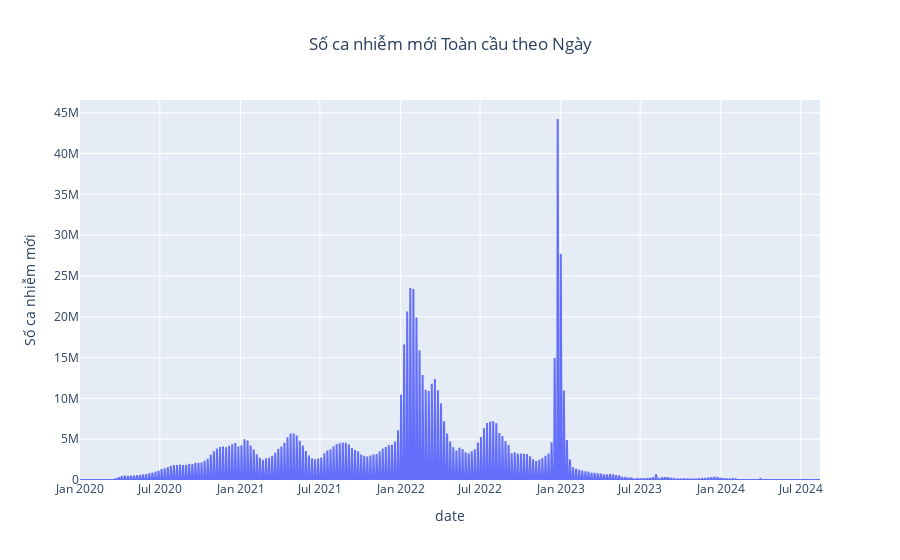

Here is the notebook cell this chart was saved with:
### Code cell
# Nhóm dữ liệu toàn cầu theo ngày
global_daily_cases = df_countries.groupby('date')['new_cases'].sum()

# Vẽ biểu đồ vùng
fig = px.area(
    global_daily_cases,
    x=global_daily_cases.index,
    y=global_daily_cases.values,
    title='Số ca nhiễm mới Toàn cầu theo Ngày',
    labels={'x': 'Ngày', 'y': 'Số ca nhiễm mới'}
)

fig.update_layout(title_x=0.5)
fig.show()

### Figure 1 — Plotly figure (JSON) as saved in the notebook; plotly's stock layout.template omitted (floating-point values rounded to 4 significant figures; data arrays with more than 128 entries replaced by an {"elided": "..."} marker saying what was removed)
{"data": [{"fillpattern": {"shape": ""}, "hovertemplate": "date=%{x}<br>Số ca nhiễm mới=%{y}<extra></extra>", "legendgroup": "", "line": {"color": "#636efa"}, "marker": {"symbol": "circle"}, "mode": "lines", "name": "", "orientation": "v", "showlegend": false, "stackgroup": "1", "type": "scatter", "x": {"elided": "1688 str values"}, "xaxis": "x", "y": {"elided": "1688 int values"}, "yaxis": "y"}], "layout": {"legend": {"tracegroupgap": 0}, "title": {"text": "Số ca nhiễm mới Toàn cầu theo Ngày", "x": 0.5}, "xaxis": {"anchor": "y", "domain": [0, 1], "title": {"text": "date"}}, "yaxis": {"anchor": "x", "domain": [0, 1], "title": {"text": "Số ca nhiễm mới"}}}}
